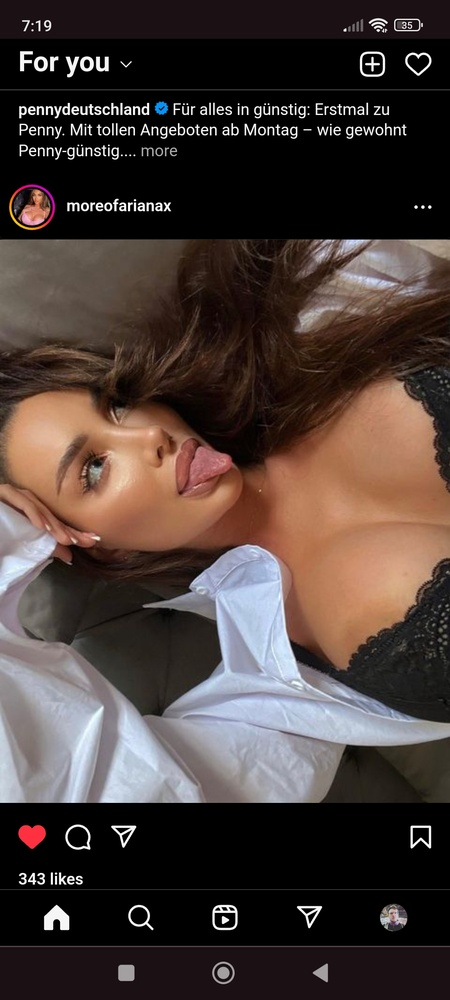
#> input picture cropbundle/src/androidTest/assets/defective/ariana.jpg, 450 x 1000 px, shrunk from 1080 x 2400 before the run
$ jupyter execute --allow-errors 'Crop Algoritm-Copy1.ipynb'   (shell and % lines are left out)   (older library calls are emulated)
#> lines starting #> are read from the running program, lines starting #| are printed output that depends on the picture; long printed decimals are rounded
[cell 1]
import numpy as np
import cv2
import matplotlib.pyplot as plt
import matplotlib.image as mpimg
from itertools import pairwise
from PIL import Image
from dataclasses import dataclass

[cell 2]
@dataclass
class PlotImage:
    image: np.ndarray
    description: str = ''

    @property
    def title(self):
        return f'{self.description + " | " if self.description else ""}{self.image.shape}\n[{self.image.min()}, {self.image.max()}] {self.image.dtype}'

    @property
    def cmap(self):
        return None if len(self.image.shape) == 3 else 'gray'


def plot(*plot_image):
    if len(plot_image) == 1:
        img = plot_image[0]
        plt.imshow(img.image, cmap = img.cmap)
        plt.title(img.title)
    else:
        _, axes = plt.subplots(1, len(plot_image), figsize=(10, 5))
        for (ax, img) in zip(axes, plot_image):
            ax.imshow(img.image, cmap = img.cmap)
            ax.set_title(img.title)

    plt.tight_layout()
    plt.show()

[cell 3]
def scale_to_uint8(img):
    imin = img.min()
    imax = img.max()

    a = (255 - 0) / (imax - imin)
    b = 255 - a * imax
    return (a * img + b).astype('uint8')

def normalize_to_uint8(img):
    return cv2.normalize(src=img, dst=None, alpha=0, beta=255, norm_type=cv2.NORM_MINMAX, dtype=cv2.CV_8U)

def to_gray_scale(img):
    return cv2.cvtColor(img, cv2.COLOR_BGR2GRAY)

[cell 4]
PATH = '../cropbundle/src/androidTest/assets/defective/ariana.jpg'

img = mpimg.imread(PATH)
#> img is the input picture: shape (1000, 450, 3); mean R, G, B 72.5, 59.7, 55.4
img_gray = np.asarray(Image.open(PATH).convert('L'))

plot(PlotImage(img), PlotImage(img_gray))

[cell 5]
def sobel(image, dx, dy):
    return cv2.Sobel(src=image, ddepth=cv2.CV_64F, dx=dx, dy=dy)

sobel_1x = sobel(img, dx=1, dy=0)
sobel_1y = sobel(img, dx=0, dy=1)
sobel_1x_1y = sobel(img, dx=1, dy=1)

plot(PlotImage(sobel_1x), PlotImage(sobel_1y), PlotImage(sobel_1x_1y))

[cell 6]
sobel_2x = sobel(img, dx=2, dy=0)
sobel_2y = sobel(img, dx=0, dy=2)
sobel_2x_2y = sobel(img, dx=2, dy=2)
#> in sobel (call 6), `return cv2.Sobel(src=image, ddepth=cv2.CV_64F, dx=dx, dy=dy)`:
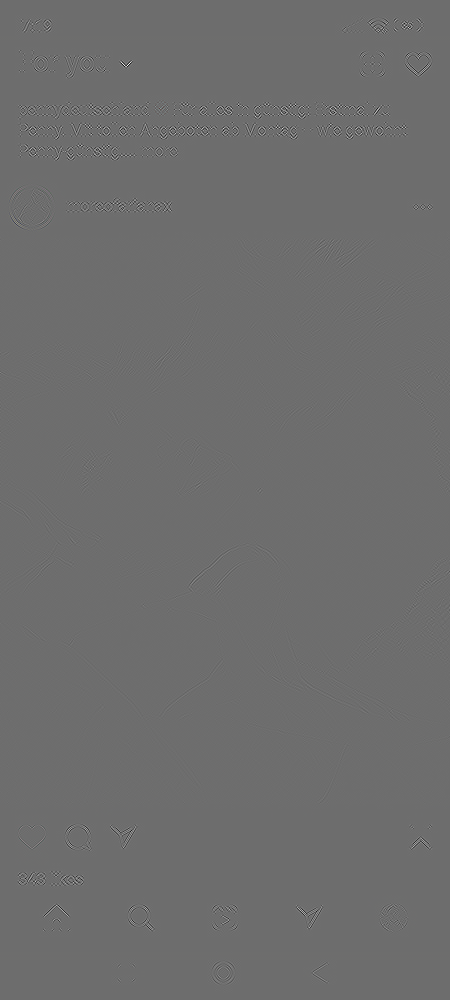
#> returned value: shape (1000, 450, 3) float64; mean of channels 0, 1, 2 0, 0, 0; drawn with min black and max white

plot(PlotImage(sobel_2x), PlotImage(sobel_2y), PlotImage(sobel_2x_2y))
#> in plot (call 3), `plt.show()`:
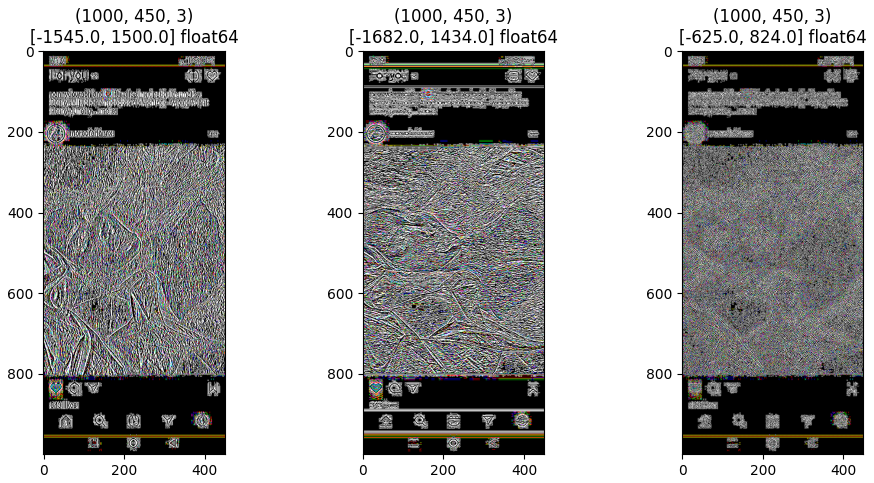
#> figure drawn by matplotlib, 3 panels

#> (a cell that did not finish here is left out)

[cell 8]
sobel_1y_normalized = normalize_to_uint8(sobel_1y)
sobel_1y_normalized_gray = to_gray_scale(sobel_1y_normalized)

plot(PlotImage(sobel_1y_normalized, 'Normalized'), PlotImage(sobel_1y_normalized_gray, 'Normalized grayscale'))

[cell 9]
canny_gray = cv2.Canny(img_gray, 100, 200)
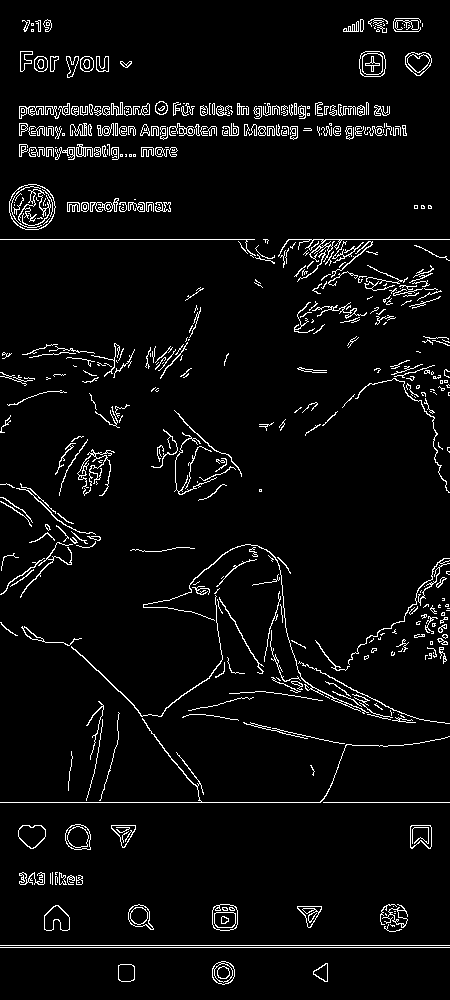
#> canny_gray: shape (1000, 450); 4.7% white in thin lines or dots
plt.imshow(canny_gray, cmap='gray')
np.unique(canny_gray.flatten())
#> Out = [0, 255]

[cell 10]
from collections import Counter

non_zero_row_means = filter(lambda x: x != 0, [np.mean(row, dtype = 'int32') for row in canny_gray])
#> (the rest of this cell did not finish here and is left out)

[cell 11]
def _edge_candidates(img_binary, n_candidates = 20):
    non_zero_row_index_and_mean_pairs = []
    for i, row in enumerate(img_binary):
        mean = np.mean(row)
        if mean > 0:
            non_zero_row_index_and_mean_pairs.append((i, mean))

    return sorted(non_zero_row_index_and_mean_pairs, key = lambda x: x[1], reverse = True)[:n_candidates]

#> (the rest of this cell did not finish here and is left out)

#> (a cell that did not finish here is left out)

[cell 13]
def crop_area(img, edges):
    return img[edges[0]:edges[1], 0:img.shape[1]]

def crop_height(edges):
    return edges[1] - edges[0]

def _crop_edges(candidates, img_sobel):
    height = img_sobel.shape[0]

    area_min_height = height * 0.1

    # add start and end row to candidates
    candidates = [(0, 0)] + sorted(candidates, key = lambda x: x[0]) + [(height, 0)]

    max_score = -1
    max_score_edge_pair = None

    for (i_top, edge_mean_top), (i_bottom, edge_mean_bottom) in pairwise(candidates):
        if i_bottom - i_top > area_min_height:
            edges = (i_top, i_bottom)
            area = crop_area(img_sobel, edges)
            fluctuation = np.mean(area)
            height_proportion = crop_height(edges) / height
            edge_score = (edge_mean_bottom + edge_mean_top) / 510.0
            score = fluctuation + height_proportion + edge_score

            print(f'edges: ({i_top}, {i_bottom}): {fluctuation:.2f} | {height_proportion:.2f} | {edge_score:.2f}')

            if score > max_score:
                max_score = score
                max_score_edge_pair = (i_top, i_bottom)

    return max_score_edge_pair

#> (the rest of this cell did not finish here and is left out)

[cell 14]
def crop_edges_candidates(img_path):
    gray_scale = np.asarray(Image.open(img_path).convert('L'))
    gray_scale_canny = cv2.Canny(gray_scale, 100, 200)
    plt.imshow(gray_scale_canny, cmap='gray')
    plt.show()
    return _edge_candidates(gray_scale_canny, 10)

def crop_edges_from_candidates(img_path, candidates):
    sobel = cv2.Sobel(src=np.asarray(Image.open(img_path)), ddepth=cv2.CV_64F, dx=1, dy=1, ksize=5)
    sobel_clipped = np.clip(sobel, 0, 1)
    return _crop_edges(candidates, sobel_clipped)

def crop_edges(img_path):
    candidates = crop_edges_candidates(img_path)
    print(candidates)
    return crop_edges_from_candidates(img_path, candidates)

[cell 15]
path = '../cropbundle/src/androidTest/assets/defective/Screenshot_2022-12-06-09-26-12-769_com.android.chrome.jpg'
img = np.asarray(Image.open(path))
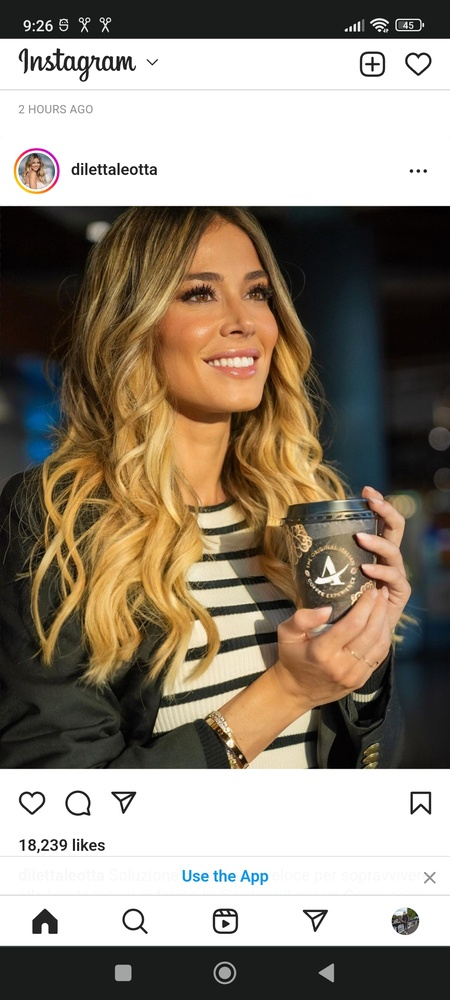
#> input picture cropbundle/src/androidTest/assets/defective/Screenshot_2022-12-06-09-26-12-769_com.android.chrome.jpg, 450 x 1000 px, shrunk from 1080 x 2400 before the run
#> img is the input picture: shape (1000, 450, 3); mean R, G, B 145, 134, 119.5

plt.imshow(img)
plt.show()

edges = crop_edges(path)
#> in crop_edges_candidates, `gray_scale = np.asarray(Image.open(img_path).convert('L'))`:
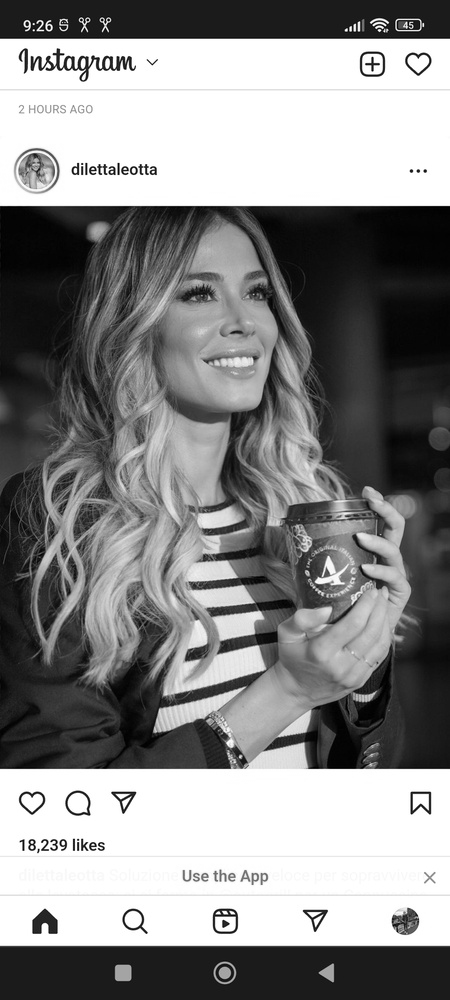
#> gray_scale: shape (1000, 450); min 0, max 255, mean 135.6
#> in crop_edges_candidates, `gray_scale_canny = cv2.Canny(gray_scale, 100, 200)`:
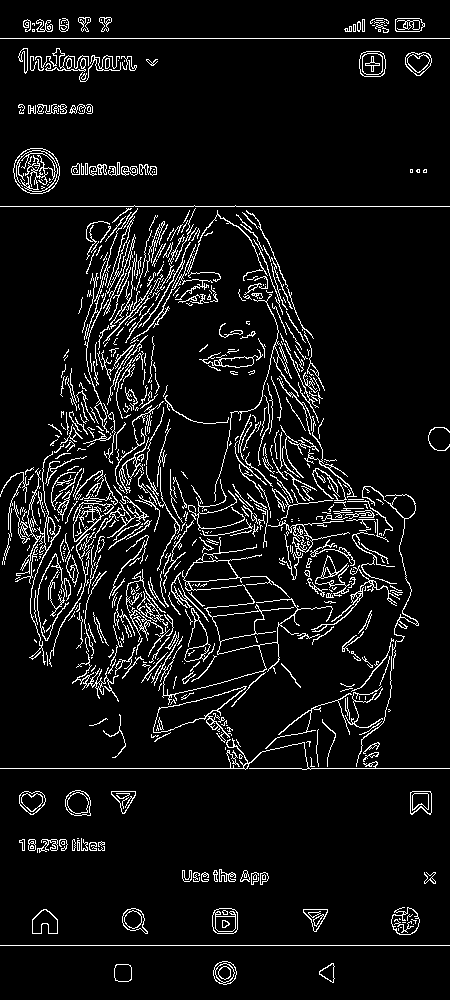
#> gray_scale_canny: shape (1000, 450); 7.3% white in thin lines or dots
#> the loop in _edge_candidates, `for i, row in enumerate(img_binary):` made 1000 passes
#> mean on passes 1 to 3: 0, 0, 0
#> after the loop in _edge_candidates, `for i, row in enumerate(img_binary):`: non_zero_row_index_and_mean_pairs = 781 pairs, first value 17 to 984, second value 1.13 to 255
#> in crop_edges, `candidates = crop_edges_candidates(img_path)`: candidates = [(38, 255), (945, 255), (206, 253.3), (768, 250.5), (511, 61.2), (500, 60.63), (501, 58.93), (519, 57.23), (502, 56.1), (517, 56.1)]
#| [(38, 255.0), (945, 255.0), (206, 253.3), (768, 250.467), (511, 61.2), (500, 60.633), (501, 58.933), (519, 57.233), (502, 56.1), (517, 56.1)]
#> in crop_edges_from_candidates, `sobel_clipped = np.clip(sobel, 0, 1)`:
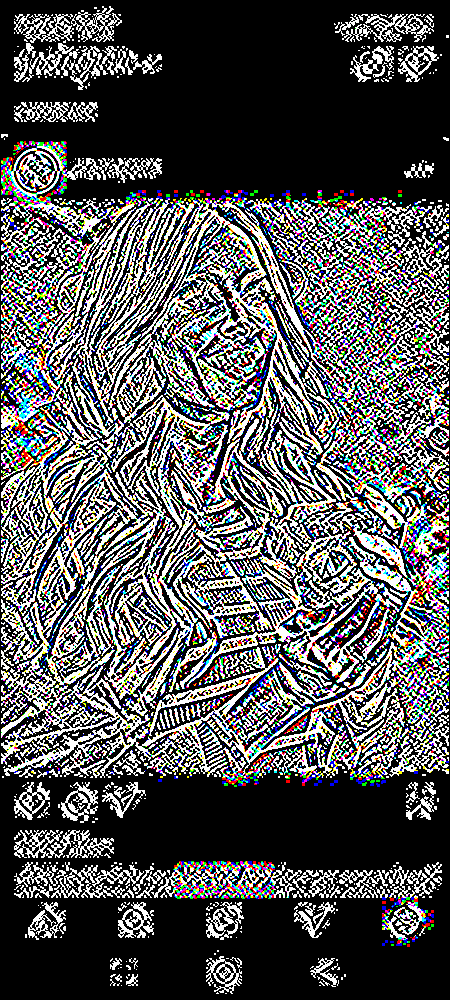
#> sobel_clipped: shape (1000, 450, 3) float64; mean R, G, B 0.335, 0.335, 0.336
#> in _crop_edges, `candidates = [(0, 0)] + sorted(candidates, key = lambda x: x[0]) + [(h..`: candidates = [(0, 0), (38, 255), (206, 253.3), (500, 60.63), (501, 58.93), (502, 56.1), (511, 61.2), (517, 56.1), (519, 57.23), (768, 250.5), (945, 255), (1000, 0)]
#> the loop in _crop_edges, `for (i_top, edge_mean_top), (i_bottom, edge_mean_bottom) in pairwise(c..` made 11 passes
#> (i_top, edge_mean_top, i_bottom, edge_mean_bottom, fluctuation, height_proportion, edge_score, score) on passes 2 to 3: (38, 255, 206, 253.3, 0.115, 0.168, 0.997, 1.28), (206, 253.3, 500, 60.63, 0.489, 0.294, 0.616, 1.4)
#> (i_top, edge_mean_top, i_bottom, edge_mean_bottom, edges, fluctuation, height_proportion, edge_score) on passes 9 to 10: (519, 57.23, 768, 250.5, (519, 768), 0.492, 0.249, 0.603), (768, 250.5, 945, 255, (768, 945), 0.184, 0.177, 0.991)
#| edges: (38, 206): 0.11 | 0.17 | 1.00
#| edges: (206, 500): 0.49 | 0.29 | 0.62
#| edges: (519, 768): 0.49 | 0.25 | 0.60
#| edges: (768, 945): 0.18 | 0.18 | 0.99
#> pass 3, in _crop_edges, `area = crop_area(img_sobel, edges)`:
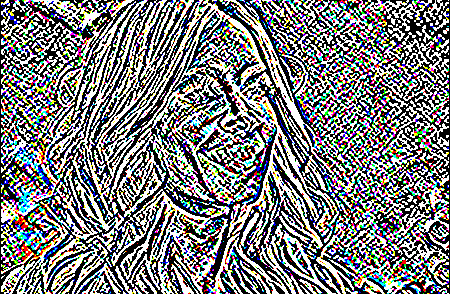
#> area: shape (294, 450, 3) float64; mean R, G, B 0.487, 0.489, 0.49
#> after the loop in _crop_edges, `for (i_top, edge_mean_top), (i_bottom, edge_mean_bottom) in pairwise(c..`:
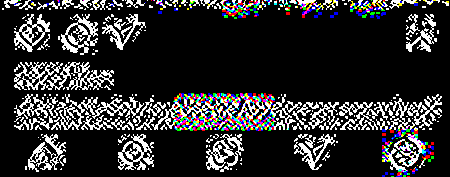
#> area: shape (177, 450, 3) float64; mean R, G, B 0.184, 0.182, 0.185
#> after the loop in _crop_edges, `for (i_top, edge_mean_top), (i_bottom, edge_mean_bottom) in pairwise(c..`: max_score = 1.4
#> edges = (206, 500)
plt.imshow(crop_area(img, edges))
#> in crop_area (call 5), `return img[edges[0]:edges[1], 0:img.shape[1]]`:
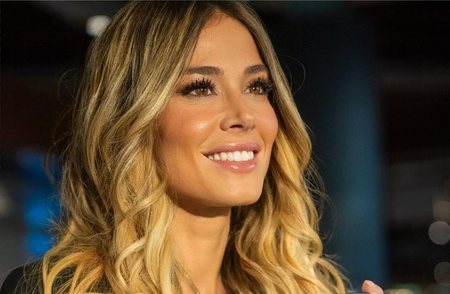
#> returned value: shape (294, 450, 3); mean of channels 0, 1, 2 88.5, 68.1, 44.9; drawn as R, G, B
